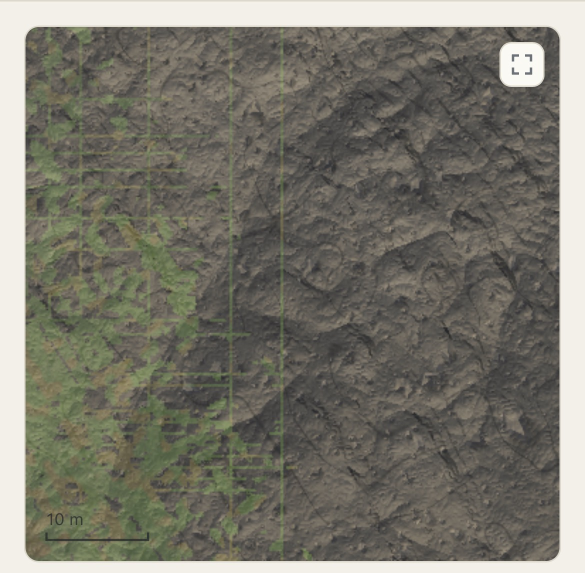
#> input picture review/looks/faults/10m_rock_green_lines.jpg, 1170 x 1145 px (shown at 1/2 size)
$ python -i fire.py   (imports and definitions only)
#> lines starting #> are read from the running program, lines starting #| are printed output that depends on the picture
"""fire.py KENNEY_PNG_DIR BURNED_GROUND_JPG OUT_JPG: the fire's strip (textures/fire.jpg, SOURCES.md), two 512 x 512 layers.

Layer 0: four sprites, each in a quarter of 256 x 256, its foot on the quarter's bottom middle two texels over its edge
(as models.png): two flame tongues (Kenney's flame_05, flame_06) and two puffs of smoke (smoke_07, smoke_08), each its
density alone (the sprite's grey times its cover) in all three channels, on black. Layer 1: Poly Haven's
burned_ground_01 (diffuse, 2k) shrunk to 512 x 512, its light divided by itself blurred (a Gaussian of 40 texels,
wrapping round) and scaled back to its mean, as ground.jpg's photographs.

Run with `python3 -I` (numpy and Pillow); the downloads are data only.
"""
import sys

import numpy as np
from PIL import Image, ImageFilter

SIDE = 512
QUARTER = SIDE // 2
# A sprite fills its quarter but for this share of its side; its foot stands this many texels over the edge.
MARGIN = 1 / 64
FOOT = 2
BLUR = 40
SPRITES = ["flame_05.png", "flame_06.png", "smoke_07.png", "smoke_08.png"]


def density(path):
    """The sprite's density (grey times cover, 0..1), cut to what it covers."""
    im = Image.open(path).convert("RGBA")
    a = np.asarray(im, dtype=np.float64) / 255.0
    d = a[..., :3].mean(axis=2) * a[..., 3]
    ys, xs = np.nonzero(d > 1 / 255)
    return d[ys.min() : ys.max() + 1, xs.min() : xs.max() + 1]


def quarter(d):
    """Sprite density `d` fitted into a quarter, its foot on the bottom middle; and its width and height as shares."""
    room = QUARTER * (1 - 2 * MARGIN)
    k = room / max(d.shape)
    w, h = max(1, round(d.shape[1] * k)), max(1, round(d.shape[0] * k))
    im = Image.fromarray((d * 255).astype(np.uint8)).resize((w, h), Image.LANCZOS)
    out = Image.new("L", (QUARTER, QUARTER))
    out.paste(im, ((QUARTER - w) // 2, QUARTER - FOOT - h))
    return out, w / QUARTER, h / QUARTER


def photo(path):
    """The photograph shrunk, its large-scale light divided out (wrapping), scaled back to its mean."""
    im = Image.open(path).convert("RGB").resize((SIDE, SIDE), Image.LANCZOS)
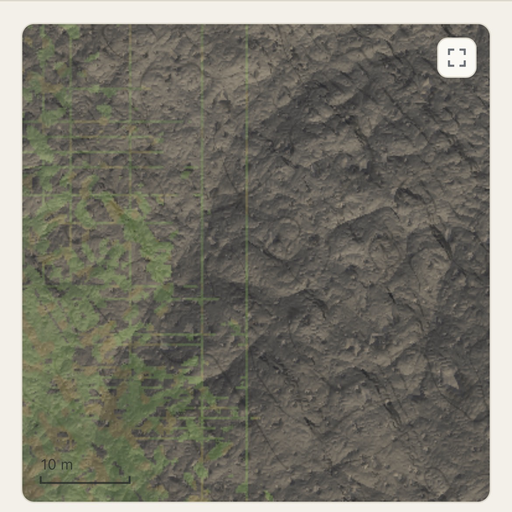
#> im: PIL image 512x512 RGB; mean R, G, B 119.9, 117.9, 107.4
    a = np.asarray(im, dtype=np.float64)
    tiled = Image.fromarray(np.tile(a, (3, 3, 1)).astype(np.uint8)).filter(ImageFilter.GaussianBlur(BLUR))
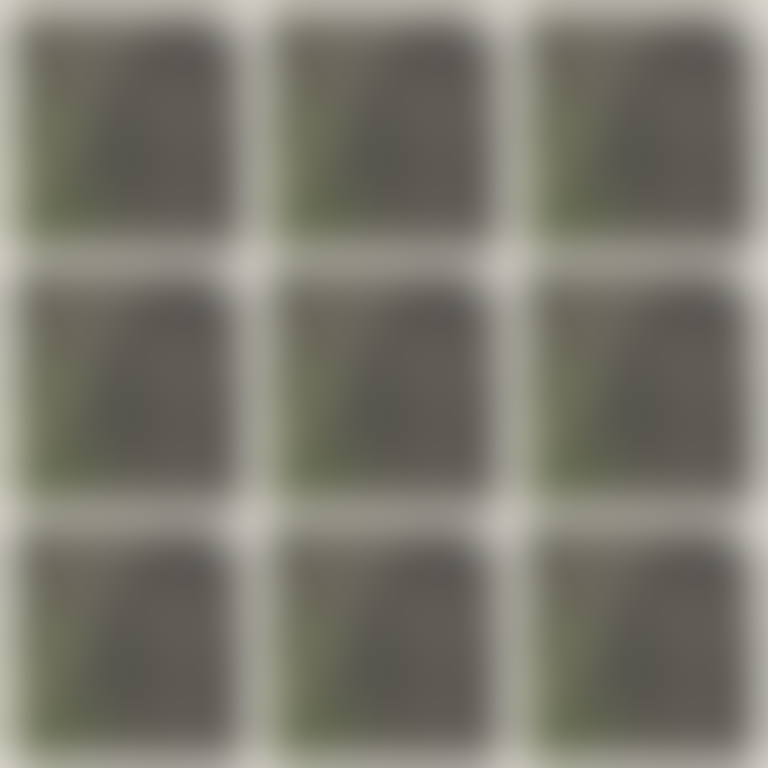
#> tiled: PIL image 1536x1536 RGB (shown at 1/2 size); mean R, G, B 121.5, 119.5, 109
    light = np.asarray(tiled, dtype=np.float64)[SIDE : 2 * SIDE, SIDE : 2 * SIDE].mean(axis=2, keepdims=True)
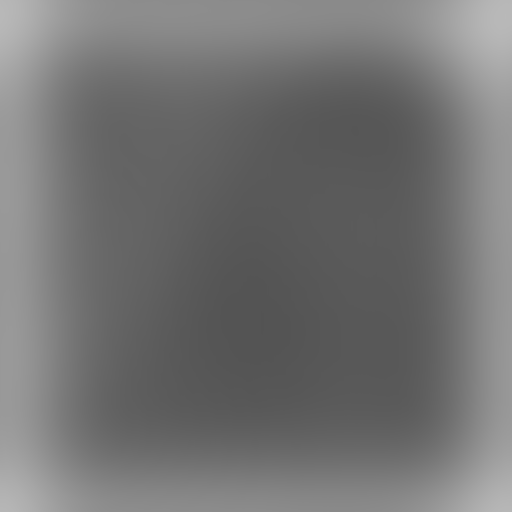
#> light: shape (512, 512, 1) float64; min 83.67, max 185, mean 115
    flat = a / np.maximum(light, 1.0) * a.mean(axis=(0, 1), keepdims=True).mean()
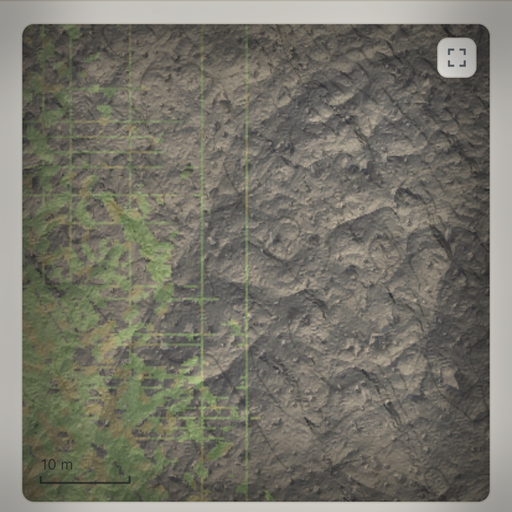
#> flat: shape (512, 512, 3) float64; mean R, G, B 118.3, 116.2, 105.5
    return Image.fromarray(np.clip(flat, 0, 255).astype(np.uint8))


def main():
    kenney, ground, out = sys.argv[1:4]
    sheet = Image.new("RGB", (SIDE, 2 * SIDE))
    for k, name in enumerate(SPRITES):
        q, w, h = quarter(density(f"{kenney}/{name}"))
        sheet.paste(Image.merge("RGB", (q, q, q)), ((k % 2) * QUARTER, (k // 2) * QUARTER))
        print(f"{name}: width {w:.4f}, height {h:.4f}")
    sheet.paste(photo(ground), (0, SIDE))
    sheet.save(out, quality=90)


# [2 lines not run here, left out]

>>> result = photo('../../../review/looks/faults/10m_rock_green_lines.jpg')

$ run again, on review/looks/faults/2m_streaks_and_lines.jpg
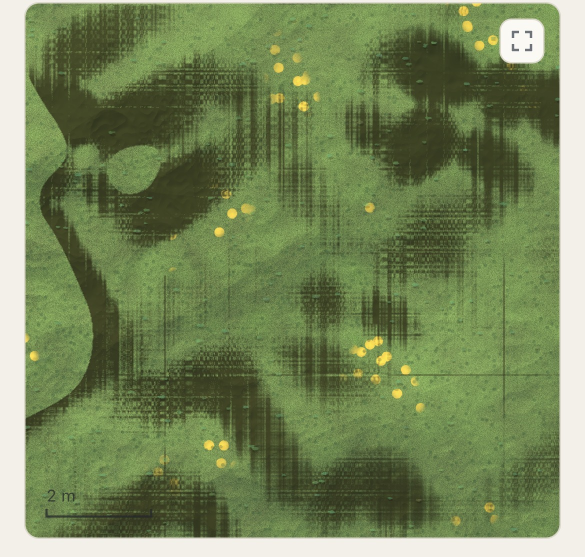
#> input picture review/looks/faults/2m_streaks_and_lines.jpg, 1170 x 1114 px (shown at 1/2 size)
#> in photo, `flat = a / np.maximum(light, 1.0) * a.mean(axis=(0, 1), keepdims=True)..`:
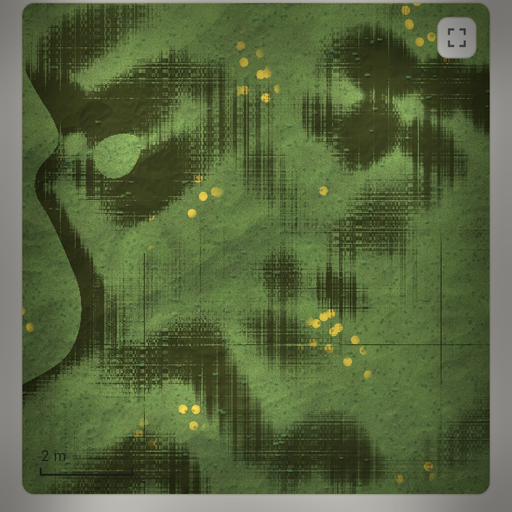
#> flat: shape (512, 512, 3) float64; mean R, G, B 115.8, 133.1, 85.8; drawn with min black and max white
#> in photo, `return Image.fromarray(np.clip(flat, 0, 255).astype(np.uint8))`:
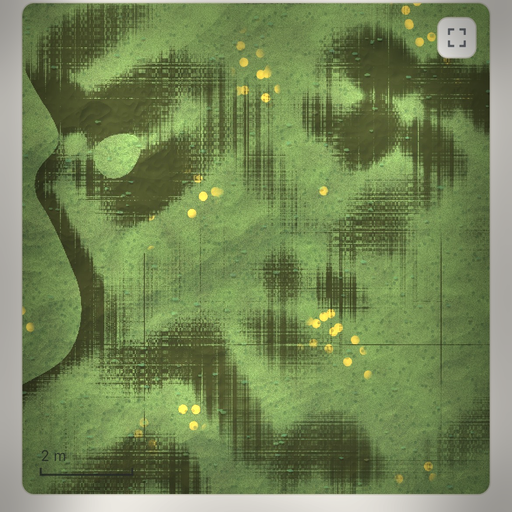
#> returned value: PIL image 512x512 RGB; mean R, G, B 115.2, 132.6, 85.3

$ run again, on review/looks/faults/phone_angled_warm_year30.png
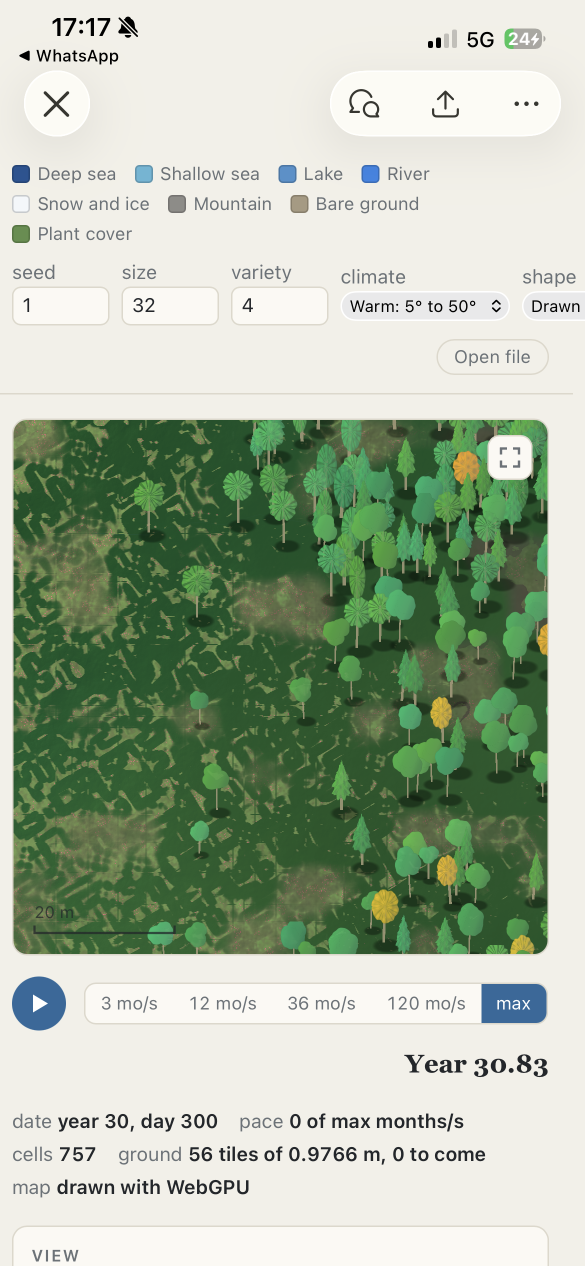
#> input picture review/looks/faults/phone_angled_warm_year30.png, 1170 x 2532 px (shown at 1/2 size)
#> in photo, `flat = a / np.maximum(light, 1.0) * a.mean(axis=(0, 1), keepdims=True)..`:
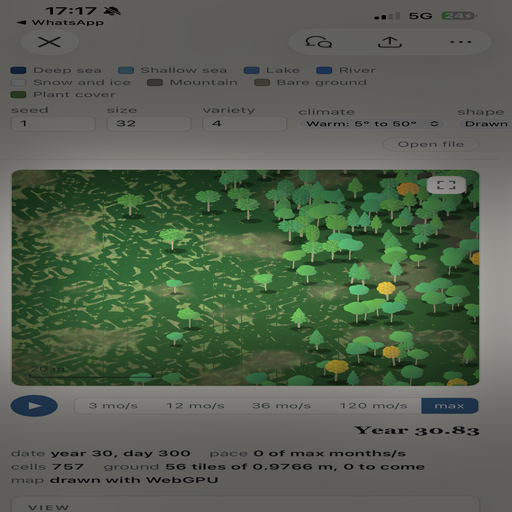
#> flat: shape (512, 512, 3) float64; mean R, G, B 163.7, 186.8, 155.3; drawn with min black and max white
#> in photo, `return Image.fromarray(np.clip(flat, 0, 255).astype(np.uint8))`:
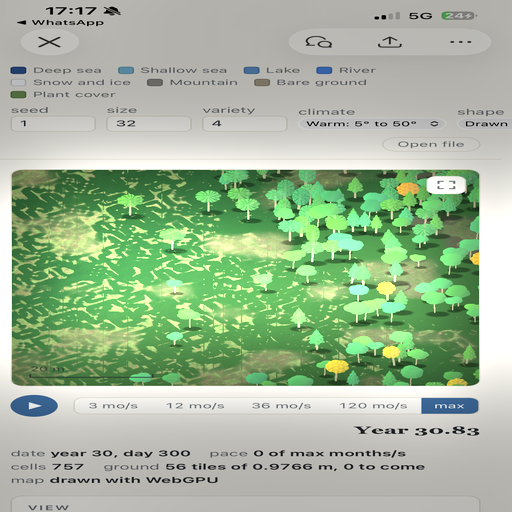
#> returned value: PIL image 512x512 RGB; mean R, G, B 162.1, 183.9, 154.3
